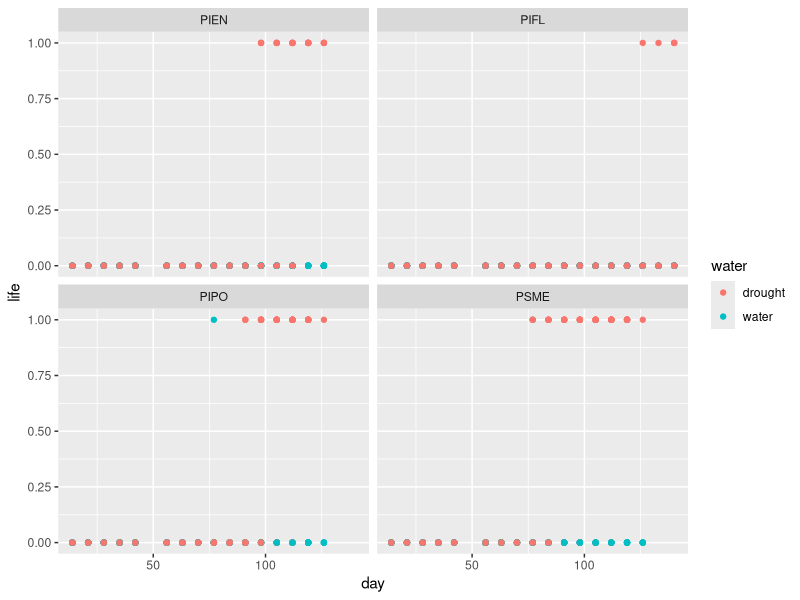
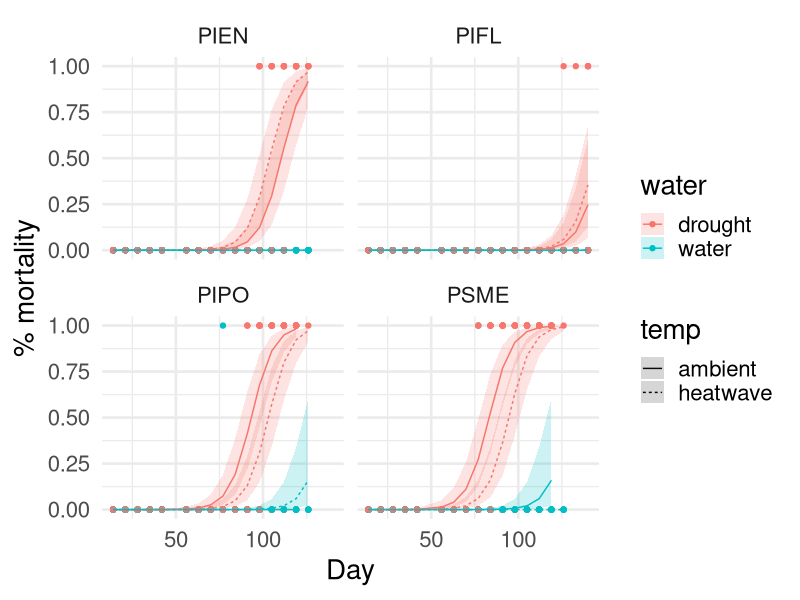

Write the R code that produced these figures, in order.
library(tidyverse)

start_exp <- yday(as.POSIXct("2025-07-21"))
fl <- read_csv("data/Experiment/Processed/Fluorescence.csv") %>% 
  mutate(date = date(date), day = yday(date)-start_exp)

dead_trees <- (filter(fl, Fv_Fm_dark < 0.1)) %>% 
  group_by(TreeID) %>%
  unique() %>% 
  mutate(life = 1) %>% 
  select(TreeID, spp, date, life, temp, water, day)

alive_trees <- (filter(fl, Fv_Fm_dark >= 0.1)) %>% 
  group_by(TreeID) %>%
  unique() %>% 
  mutate(life = 0) %>% 
  select(TreeID, spp, date, life, temp, water, day)

tree_fl <- rbind(dead_trees, alive_trees) %>% 
  mutate(time = yday(date)-202)

ggplot(tree_fl, aes(x = day, y = life))+
  geom_point(aes(color = water))+
  facet_wrap(~spp)

mort_glm <- glm(life ~ day + temp*water*spp, data = tree_fl, family = binomial)
summary(mort_glm)

expit <- function(x){
  exp(x)/(1+exp(x))
}

pred <- predict(mort_glm, type = "link", se.fit = T)
lower <- expit(pred$fit + qnorm(0.025)*pred$se.fit)
upper <- expit(pred$fit + qnorm(0.975)*pred$se.fit)

tree_fl$pred <- expit(pred$fit)
tree_fl$ci_lo <- lower
tree_fl$ci_hi <- upper

ggplot(tree_fl, aes(x = day, y = life))+
  geom_point(aes(color = water))+
  geom_line(aes(color = water, linetype = temp,
                group = interaction(temp, water),
    x = day, y = pred))+
  geom_ribbon(alpha = 0.2, aes(fill = water, linetype = temp,
                group = interaction(temp, water),
                x = day, ymin = ci_lo, ymax = ci_hi))+
  facet_wrap(~spp)+
  theme_minimal(base_size = 20)+
  labs(x = "Day", y = "% mortality")
